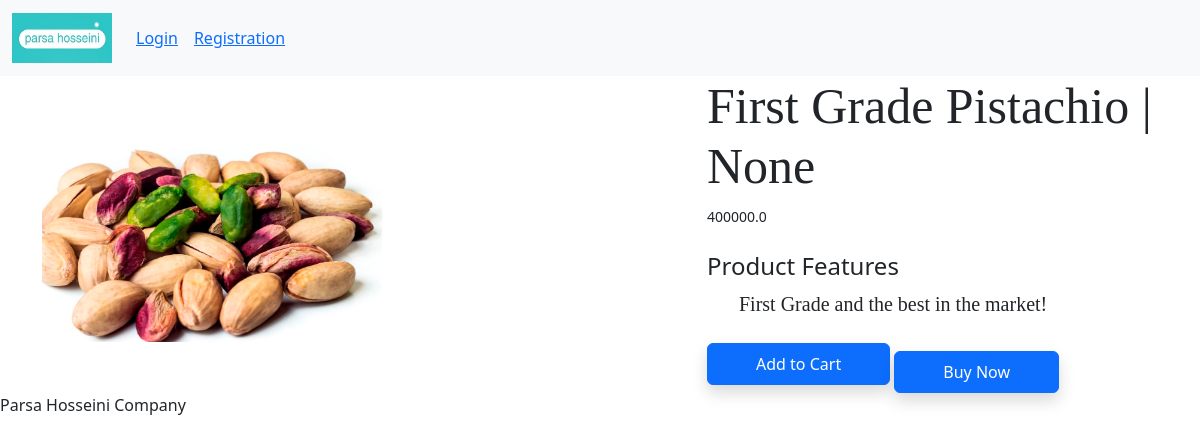
Screenshot of /product-detail/1 with the database file from the repository.
### app/models.py (models this page shows, shortened)
class Products(models.Model):
    title=models.CharField(max_length=100)
    selling_price=models.FloatField()
    description=models.TextField()
    prodapp=models.TextField(default='')
    category=models.CharField(choices=CATEGORY_CHOICES,max_length=2)
    product_image=models.ImageField(upload_to='product')
    warehouse = models.ForeignKey(Warehouse, on_delete=models.CASCADE, null=True, blank=True)

### app/views.py (the view)
# urls.py: path('product-detail/<int:pk>',views.ProductDetail.as_view(),name="product-detail"),
class ProductDetail(View):
    def get(self,request,pk):
        product= Products.objects.get(pk=pk)
        return render(request,"app/productdetail.html",locals())

### app/templates/app/productdetail.html (shortened to what this page needs)
{% extends 'app/base.html' %}
{% load static %}
{% block main-content %}
<div class="container">
  <div class="row flex justify-content-between">
    <div class="img2 col-lg-5 mt-5">
      <img src="{{ product.product_image.url }}" class="image col-xs-6 col-sm-12 col-lg-12 mt-3 text-sm-center w-100 h-75" alt="">
    </div>
    <div class="productdetail col-lg-5">
      <h1 style="font-family: Georgia; font-size: 50px;">{{ product.title }} | {{product.warehouse}}</h1>
      <small> {{ product.selling_price }}</small>
      <br><br>
      <h4>Product Features</h4>
      <ul class="fs-5" style="font-family: Rajdhani;">
        <li>{{ product.description }}</li>
      </ul>
       <form action="/add-to-cart" class="d-inline">
          <button type="submit" class="btn btn-primary shadow px-5 py-2">Add to Cart</button>
        </form>
        <div class="btn-group mt-3" role="group">
          <a href="{% url 'showcart' %}" class="btn btn-primary shadow px-5 py-2">Buy Now</a>
      </div>
    </div>
  </div>
</div>
{% endblock main-content %}

### app/static/app/css/style.css (style rules this page uses)
ul { list-style-type: none; }

### rows the page displays
Products: product_image (picture), title "First Grade Pistachio", warehouse "None", selling_price "400000.0", description "First Grade and the best in the market!"
